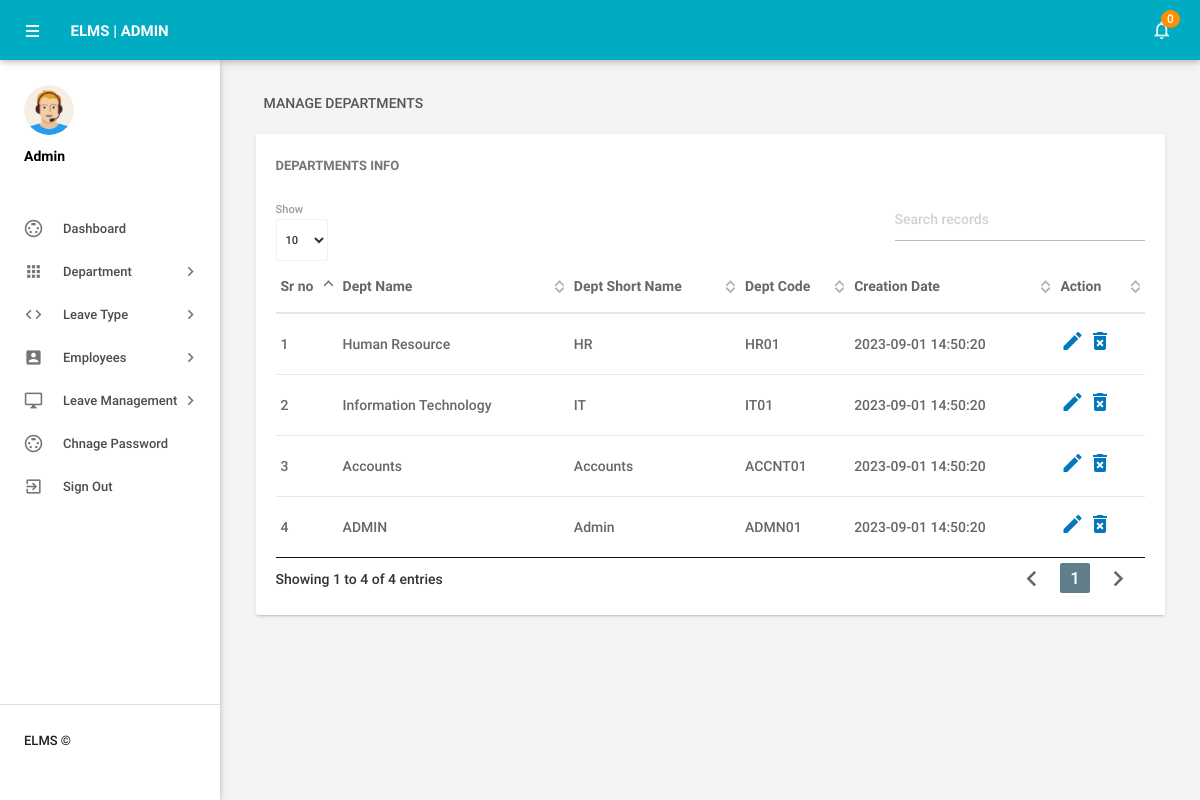
Page /elms/admin/managedepartments.php (signed in) on the committed database.
### tables this page shows
CREATE TABLE `tbldepartments` (
  `id` int(11) NOT NULL,
  `DepartmentName` varchar(150) DEFAULT NULL,
  `DepartmentShortName` varchar(100) DEFAULT NULL,
  `DepartmentCode` varchar(50) DEFAULT NULL,
  `CreationDate` timestamp NULL DEFAULT current_timestamp()
);

### elms/admin/managedepartments.php (the view, shortened to what this page needs)
<?php
include('includes/config.php');
if(strlen($_SESSION['alogin'])==0)
    {
header('location:index.php');
}
else{
    ?>
<!DOCTYPE html>
<html lang="en">
    <head>
        <link type="text/css" rel="stylesheet" href="../assets/plugins/materialize/css/materialize.min.css"/>
        <link href="../assets/plugins/material-preloader/css/materialPreloader.min.css" rel="stylesheet">
        <link href="../assets/plugins/datatables/css/jquery.dataTables.min.css" rel="stylesheet">
        <link href="../assets/css/alpha.min.css" rel="stylesheet" type="text/css"/>
        <link href="../assets/css/custom.css" rel="stylesheet" type="text/css"/>
    </head>
    <body>
       <?php include('includes/header.php');?>
       <?php include('includes/sidebar.php');?>
            <main class="mn-inner">
                <div class="row">
                    <div class="col s12">
                        <div class="page-title">Manage Departments</div>
                    </div>
                    <div class="col s12 m12 l12">
                        <div class="card">
                            <div class="card-content">
                                <span class="card-title">Departments Info</span>
                                <table id="example" class="display responsive-table ">
                                    <thead>
                                        <tr>
                                            <th>Sr no</th>
                                            <th>Dept Name</th>
                                            <th>Dept Short Name</th>
                                            <th>Dept Code</th>
                                            <th>Creation Date</th>
                                            <th>Action</th>
                                        </tr>
                                    </thead>
                                    <tbody>
<?php $sql = "SELECT * from tbldepartments";
$query = $dbh -> prepare($sql);
$query->execute();
$results=$query->fetchAll(PDO::FETCH_OBJ);
$cnt=1;
if($query->rowCount() > 0)
{
foreach($results as $result)
{               ?>
                                        <tr>
                                            <td> <?php echo htmlentities($cnt);?></td>
                                            <td><?php echo htmlentities($result->DepartmentName);?></td>
                                            <td><?php echo htmlentities($result->DepartmentShortName);?></td>
                                            <td><?php echo htmlentities($result->DepartmentCode);?></td>
                                            <td><?php echo htmlentities($result->CreationDate);?></td>
                                            <td><a href="editdepartment.php?deptid=<?php echo htmlentities($result->id);?>"><i class="material-icons">mode_edit</i></a><a href="managedepartments.php?del=<?php echo htmlentities($result->id);?>" onclick="return confirm('Do you want to delete');"> <i class="material-icons">delete_forever</i></a></td>
                                        </tr>
                                         <?php $cnt++;} }?>
                                    </tbody>
                                </table>
                            </div>
                        </div>
                    </div>
                </div>
            </main>
        </div>
        <div class="left-sidebar-hover"></div>
    </body>
</html>
<?php } ?>

### elms/admin/includes/header.php (shortened to what this page needs)
        <div class="mn-content fixed-sidebar">
            <header class="mn-header navbar-fixed">
                <nav class="cyan darken-1">
                    <div class="nav-wrapper row">
                        <section class="material-design-hamburger navigation-toggle">
                            <a href="#" data-activates="slide-out" class="button-collapse show-on-large material-design-hamburger__icon">
                                <span class="material-design-hamburger__layer"></span>
                            </a>
                        </section>
                        <div class="header-title col s3">
                            <span class="chapter-title">ELMS | Admin</span>
                        </div>
                        <ul class="right col s9 m3 nav-right-menu">
                            <li class="hide-on-small-and-down"><a href="javascript:void(0)" data-activates="dropdown1" class="dropdown-button dropdown-right show-on-large"><i class="material-icons">notifications_none</i>
<?php
$isread=0;
$sql = "SELECT id from tblleaves where IsRead=:isread";
$query = $dbh -> prepare($sql);
$query->bindParam(':isread',$isread,PDO::PARAM_STR);
$query->execute();
$unreadcount=$query->rowCount();?>
                                <span class="badge"><?php echo htmlentities($unreadcount);?></span></a></li>
                        </ul>
                    </div>
                </nav>
            </header>

### elms/admin/includes/sidebar.php (shortened to what this page needs)
   <aside id="slide-out" class="side-nav white fixed">
              <div class="side-nav-wrapper">
                  <div class="sidebar-profile">
                      <div class="sidebar-profile-image">
                          <img src="../assets/images/profile-image.png" class="circle" alt="">
                      </div>
                      <div class="sidebar-profile-info">
                              <p>Admin</p>
                      </div>
                  </div>
              <ul class="sidebar-menu collapsible collapsible-accordion" data-collapsible="accordion">
                  <li class="no-padding"><a class="waves-effect waves-grey" href="dashboard.php"><i class="material-icons">settings_input_svideo</i>Dashboard</a></li>
                  <li class="no-padding">
                      <a class="collapsible-header waves-effect waves-grey"><i class="material-icons">apps</i>Department<i class="nav-drop-icon material-icons">keyboard_arrow_right</i></a>
                  </li>
                  <li class="no-padding">
                      <a class="collapsible-header waves-effect waves-grey"><i class="material-icons">code</i>Leave Type<i class="nav-drop-icon material-icons">keyboard_arrow_right</i></a>
                  </li>
                  <li class="no-padding">
                      <a class="collapsible-header waves-effect waves-grey"><i class="material-icons">account_box</i>Employees<i class="nav-drop-icon material-icons">keyboard_arrow_right</i></a>
                  </li>
 <li class="no-padding">
                      <a class="collapsible-header waves-effect waves-grey"><i class="material-icons">desktop_windows</i>Leave Management<i class="nav-drop-icon material-icons">keyboard_arrow_right</i></a>
                  </li>
<li class="no-padding"><a class="waves-effect waves-grey" href="changepassword.php"><i class="material-icons">settings_input_svideo</i>Chnage Password</a></li>
                      <li class="no-padding">
                              <a class="waves-effect waves-grey" href="logout.php"><i class="material-icons">exit_to_app</i>Sign Out</a>
                          </li>
              </ul>
                 <div class="footer">
                  <p class="copyright">ELMS ©</p>
              </div>
              </div>
          </aside>

### rows in the picture
tbldepartments: DepartmentName "Human Resource", DepartmentShortName "HR", DepartmentCode "HR01", CreationDate "2023-09-01 14:50:20"
tbldepartments: DepartmentName "Information Technology", DepartmentShortName "IT", DepartmentCode "IT01", CreationDate "2023-09-01 14:50:20"
tbldepartments: DepartmentName "Accounts", DepartmentShortName "Accounts", DepartmentCode "ACCNT01", CreationDate "2023-09-01 14:50:20"
tbldepartments: DepartmentName "ADMIN", DepartmentShortName "Admin", DepartmentCode "ADMN01", CreationDate "2023-09-01 14:50:20"

### other values in the picture
$unreadcount "0"
